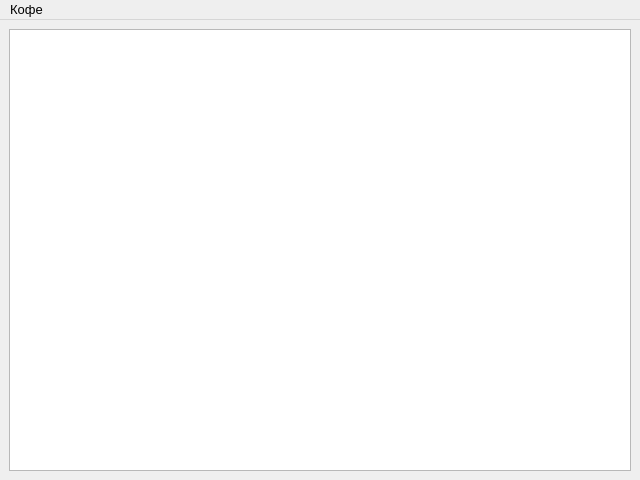
<?xml version="1.0" encoding="UTF-8"?>
<ui version="4.0">
 <class>MainWindow</class>
 <widget class="QMainWindow" name="MainWindow">
  <property name="geometry">
   <rect>
    <x>0</x>
    <y>0</y>
    <width>640</width>
    <height>480</height>
   </rect>
  </property>
  <property name="font">
   <font>
    <pointsize>10</pointsize>
   </font>
  </property>
  <property name="windowTitle">
   <string>Кофе</string>
  </property>
  <widget class="QWidget" name="centralwidget">
   <layout class="QGridLayout" name="gridLayout">
    <item row="0" column="0">
     <widget class="QTableWidget" name="tableWidget">
      <property name="sizePolicy">
       <sizepolicy hsizetype="Expanding" vsizetype="Expanding">
        <horstretch>0</horstretch>
        <verstretch>0</verstretch>
       </sizepolicy>
      </property>
     </widget>
    </item>
   </layout>
  </widget>
  <widget class="QMenuBar" name="menubar">
   <property name="geometry">
    <rect>
     <x>0</x>
     <y>0</y>
     <width>640</width>
     <height>21</height>
    </rect>
   </property>
   <widget class="QMenu" name="menu">
    <property name="title">
     <string>Кофе</string>
    </property>
    <addaction name="add_coffee_action"/>
    <addaction name="edit_coffee_action"/>
   </widget>
   <addaction name="menu"/>
  </widget>
  <action name="add_coffee_action">
   <property name="text">
    <string>Добавить кофе</string>
   </property>
  </action>
  <action name="edit_coffee_action">
   <property name="text">
    <string>Изменить кофе</string>
   </property>
  </action>
 </widget>
 <resources/>
 <connections/>
</ui>
